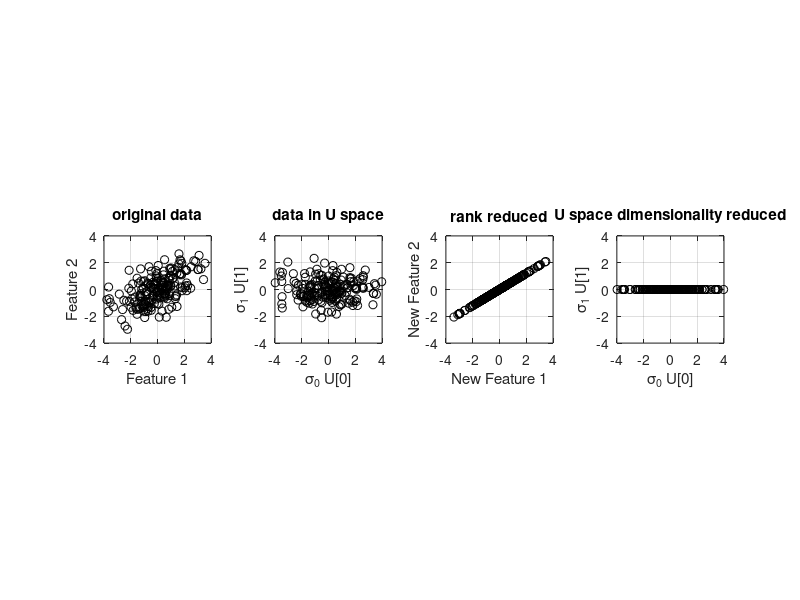

The MATLAB source for this figure:
% Sascha Spors, Professorship Signal Theory and Digital Signal Processing, 
% Institute of Communications Engineering (INT), Faculty of Computer Science
% and Electrical Engineering (IEF), University of Rostock, Germany
%
% Data Driven Audio Signal Processing - A Tutorial with Computational Examples
% Feel free to contact lecturer frank.schultz@uni-rostock.de
%
% Exercise 06: SVD / PCA on 2D data

clear all
%close all
clc

rng(1)
xmax = 4;

N = 200;
R = 2;
mu = [0, 0];
sigma = [2, 0.8; 0.8, 1];
A = mvnrnd(mu, sigma, N);
A = A - mean(A);  % if mean free col SVD and pca() are same
if R ~= rank(A)  % check rank
    disp('!!! matrix A has not the desired rank R !!!')
end

[coeff, score, latent] = pca(A);
[U, S, V] = svd(A);
pcs = U*S;
pcl = V;

%% check pca() vs. SVD solution -> must yield numerical zero
tmp = 0;
for c=1:size(score, 2)
    tmp = tmp + min(norm(pcs(:, c) + score(:, c)), norm(pcs(:, c) - score(:, c)));
    tmp = tmp + min(norm(pcl(:, c) + coeff(:, c)), norm(pcl(:, c) - coeff(:, c)));
end
disp('we should get numerical zero which indicates our manual SVD == pca()')
tmp / size(score, 2) / 2

%% check 4 subspaces
disp('4 subspacxe check of A -> orth() / null() vs. SVD data')
norm(orth(A) - U(:, 1:R),'fro')  % check column space == 1st two cols of U
null(A)  % check null space == zero vec
norm(orth(A') - V, 'fro')  % check row space == all V
norm(null(A') - U(:, R+1:end), 'fro')  % check left null space, remaining cols of U->large

%%
disp('rot angle')
acos(V(1, 1)) * 180/pi
phi = -31.0065*pi/180;
disp('rot matrix = V = ')
[cos(phi), sin(phi); -sin(phi), cos(phi)]
% ==
V

%% 
disp('the variance of the principal component signals')
var(pcs).'
disp('is equal to the eigvals(A''*A) / (N-1)')
R = A'*A / (size(A, 1)-1);
sort(eig(R), 'descend')
disp('is equal to the (sing vals of A)^2 / (N-1)')
diag(S'*S) / (size(A, 1)-1)
disp('is equal to latent from pca()')
latent


%%
R_red = 1;
Dim_red = R_red;

% rank1-matrix superposition up to rank R_red
S_tmp = S;
for r = R_red+1:size(S, 2)
    S_tmp(r, r) = 0;
end
A_R_red = (U*S_tmp) * V';
% we can do this also by setting corresponding PC loadings to zero
% V_red = V;
% V_red(:, R_red+1:end) = 0;
% A_R_red = (U*S) * V_red';

A_Dim_red = A*0;  % we use same dim as A for convenient plotting the data
% however the last R-Dim_red columns are exactly zero and thus the matrix
% is of dim N x Dim_red
A_Dim_red(:, 1:Dim_red) = pcs(:, 1:Dim_red);  % pcs = U*S
% cf. the lecture approach, slide 5-23:
%   tmp = A*0;
%   tmp(:, 1:Dim_red) = A * V(:, 1:Dim_red);

% if Dim_red == R_red the matrix
A_R_red2 = A_Dim_red(:, 1:Dim_red) * V(:, 1:Dim_red)';
% is same as A_R_red from above
norm(A_R_red2-A_R_red,'fro')
% in lecture known as
% Reconstruction using a limited number of principle components, cf. slide 5-23

%% plot
subplot(1, 4, 1)
for n = 1:N
    plot(A(n, 1), A(n, 2), 'ko'), hold on 
end
hold off
xlim([-xmax, xmax])
ylim([-xmax, xmax])
axis square
xlabel('Feature 1')
ylabel('Feature 2')
title('original data')
grid on

subplot(1, 4, 2)
for n = 1:N
    plot(pcs(n, 1), pcs(n, 2), 'ko'), hold on 
end
hold off
xlim([-xmax, xmax])
ylim([-xmax, xmax])
axis square
xlabel('\sigma_0 U[0]')
ylabel('\sigma_1 U[1]')
title('data in U space')
grid on

subplot(1, 4, 3)
for n = 1:N
    plot(A_R_red(n, 1), A_R_red(n, 2), 'ko'), hold on 
end
hold off
xlim([-xmax, xmax])
ylim([-xmax, xmax])
axis square
xlabel('New Feature 1')
ylabel('New Feature 2')
title('rank reduced')
grid on

subplot(1, 4, 4)
for n = 1:N
    plot(A_Dim_red(n, 1), A_Dim_red(n, 2), 'ko'), hold on 
end
hold off
xlim([-xmax, xmax])
ylim([-xmax, xmax])
axis square
xlabel('\sigma_0 U[0]')
ylabel('\sigma_1 U[1]')
title('U space dimensionality reduced')
grid on


%%
disp('percentage of explained variance')
latent/sum(latent) * 100
disp('cumsum percentage of explained variance')
cumsum(latent)/sum(latent)*100

xmax
disp('xmax should be larger than')
max([max(max(abs(A)))...
max(max(abs(pcs)))...
max(max(abs(A_R_red)))...
max(max(abs(A_Dim_red)))])




